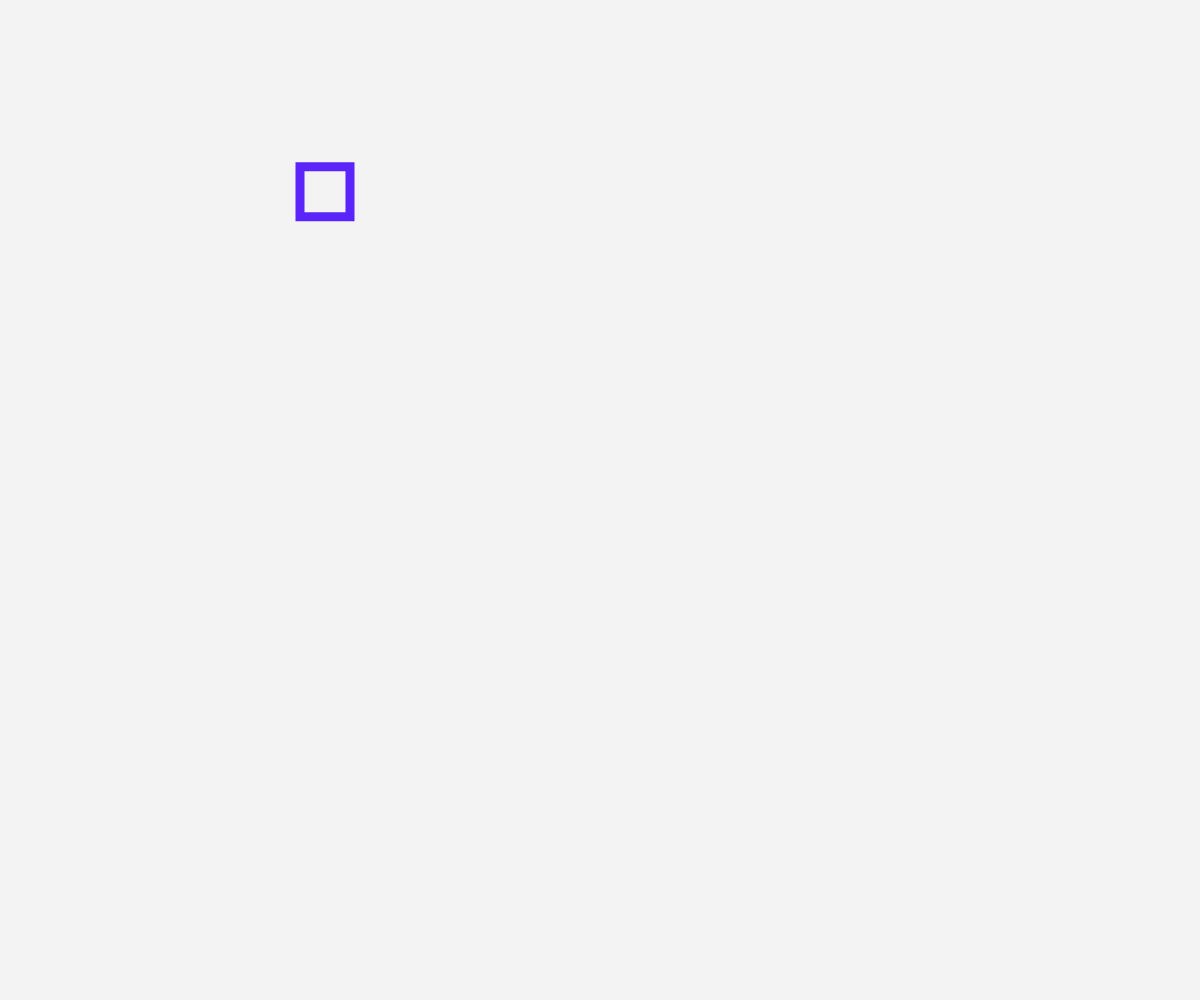
Frame 1 (no input)
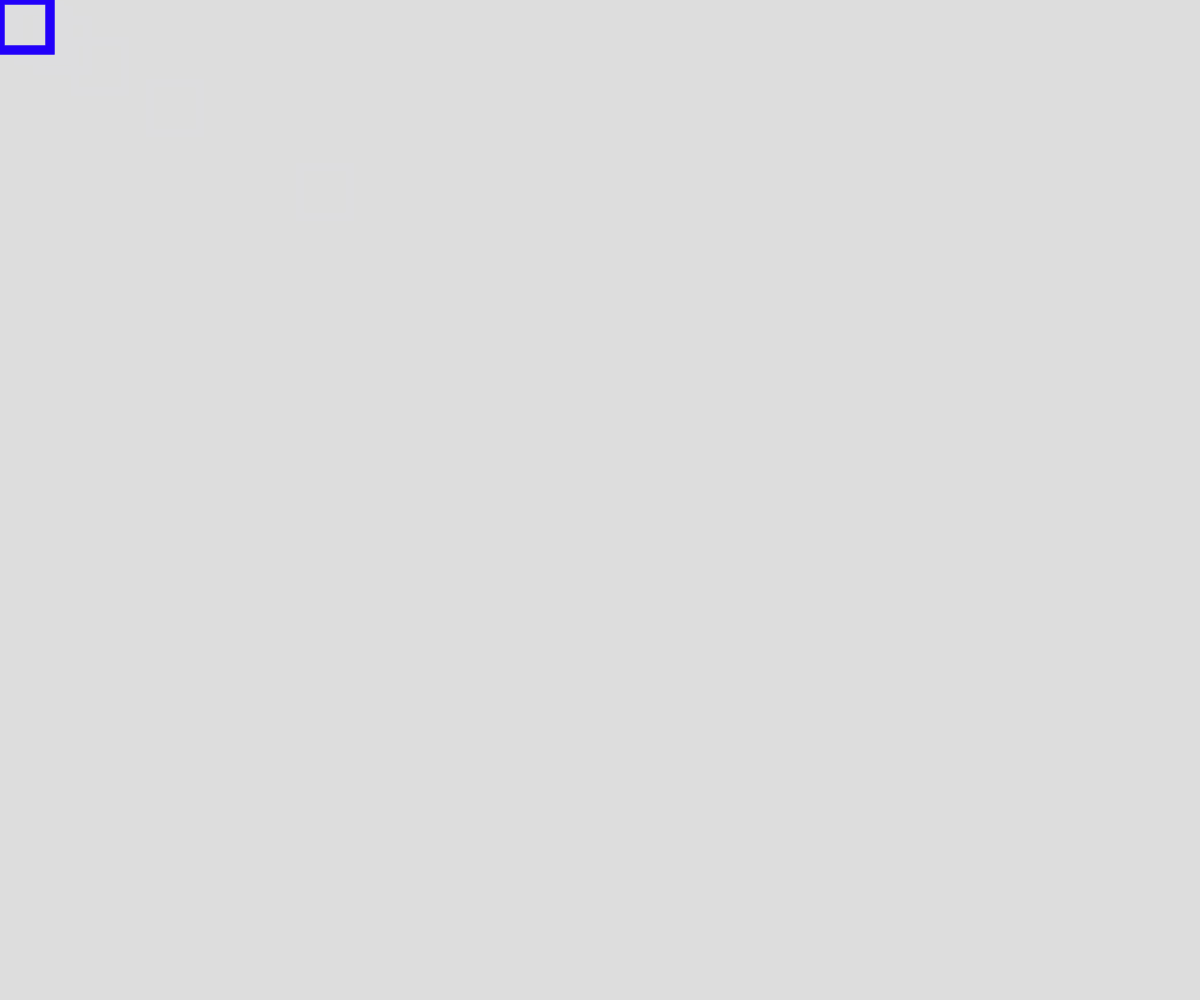
Frame 60 (no input)
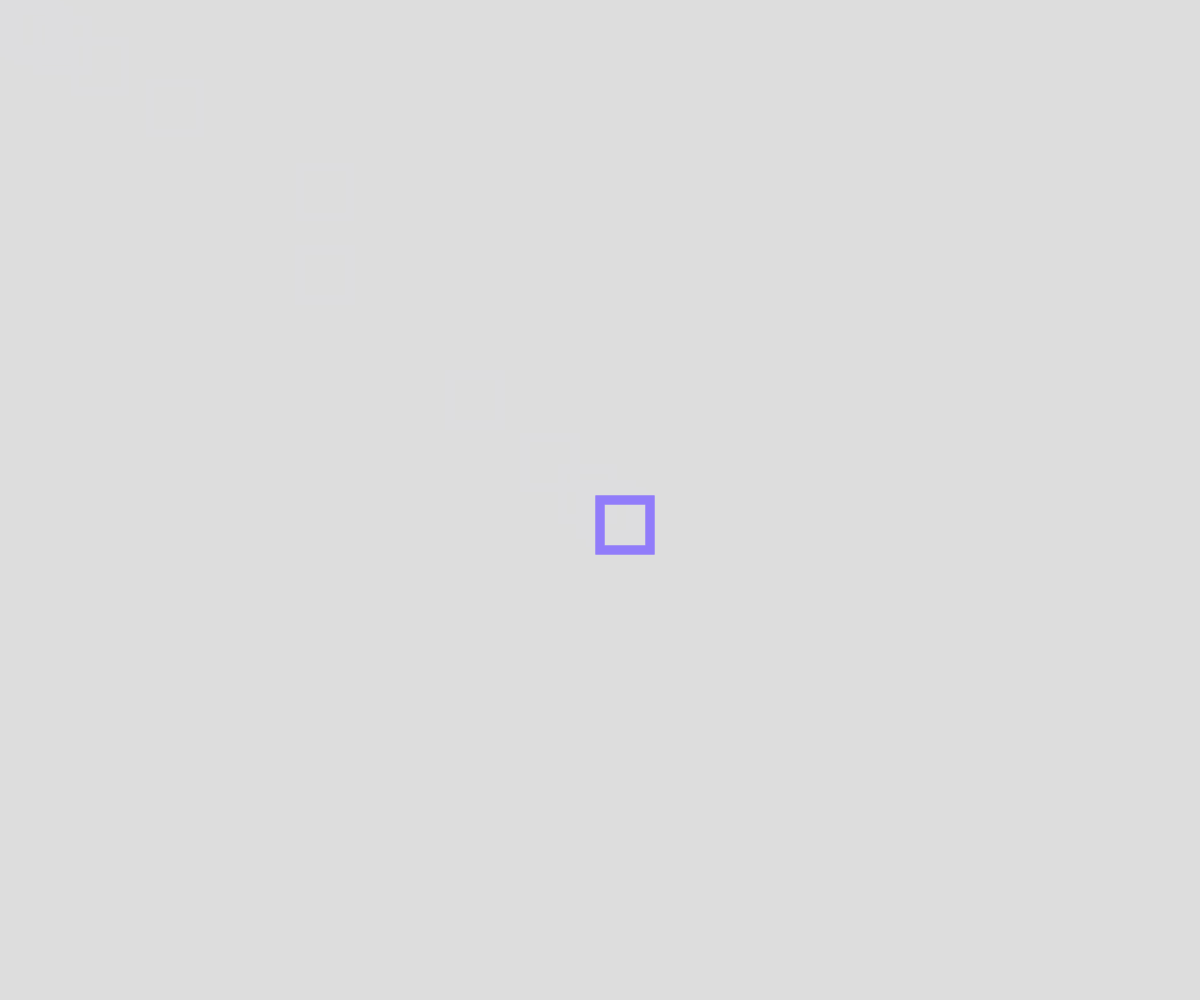
Frame 120 (the mouse pressed at the canvas centre since frame 60)

The p5.js sketch that drew these frames (run headless with seeded random() and noise() and a simulated clock; from frame 60 on, the mouse is pressed at the canvas centre):

// p5.js sketch
// ── sketch.js
// MouseWheel, Map, Lerp
// Amaan Rehman
// 26/2/26
//
// Extra for Experts:
// - describe what you did to take this project "above and beyond"



let x, y;
let x1, y1;
let diameter = 50;
let r1, g1, b1;

function setup() {
  createCanvas(windowWidth, windowHeight);
  x1 = width/2;  y = height/2;
  y1 = width/3;  y1 = height/3
  noFill();

  strokeWeight(9);

}


function draw() {
  background(220, 90);
  
  x = lerp(x, mouseX, 0.9);
  y = lerp(y, mouseY, 0.9);
  //line(x, y , mouseX, mouseY)

  x1 = lerp(x1, mouseX, 0.5);
  y1 = lerp(y1, mouseY, 0.5 );


  let r = map(x, 0,  width, 0, 255);
  let g = map(y, 0, height, 0, 255);
  let b = 120;
  stroke(r, g, b);

  let r1 = map(x1, 30,  width, 40, 255);
  let g1 = map(y1, 30, height, 0, 255);
  let b1 = 250;

  

  stroke(r, g, b);
  circle(x, y, diameter);

  stroke(r1, g1, b1);
  square(x1, y1, diameter);
}

function mouseWheel(event){
  //NEGATIVE: SCROLL UP -100, -200, -300
  //POSITIVE: SCROLL DOWN 100, 200, 300
  print(event.delta);
  if(event.delta < 0){ //UP
    diameter += 5;
  }
else{ //down
  diameter -= max(5, diameter - 5);
}
}
